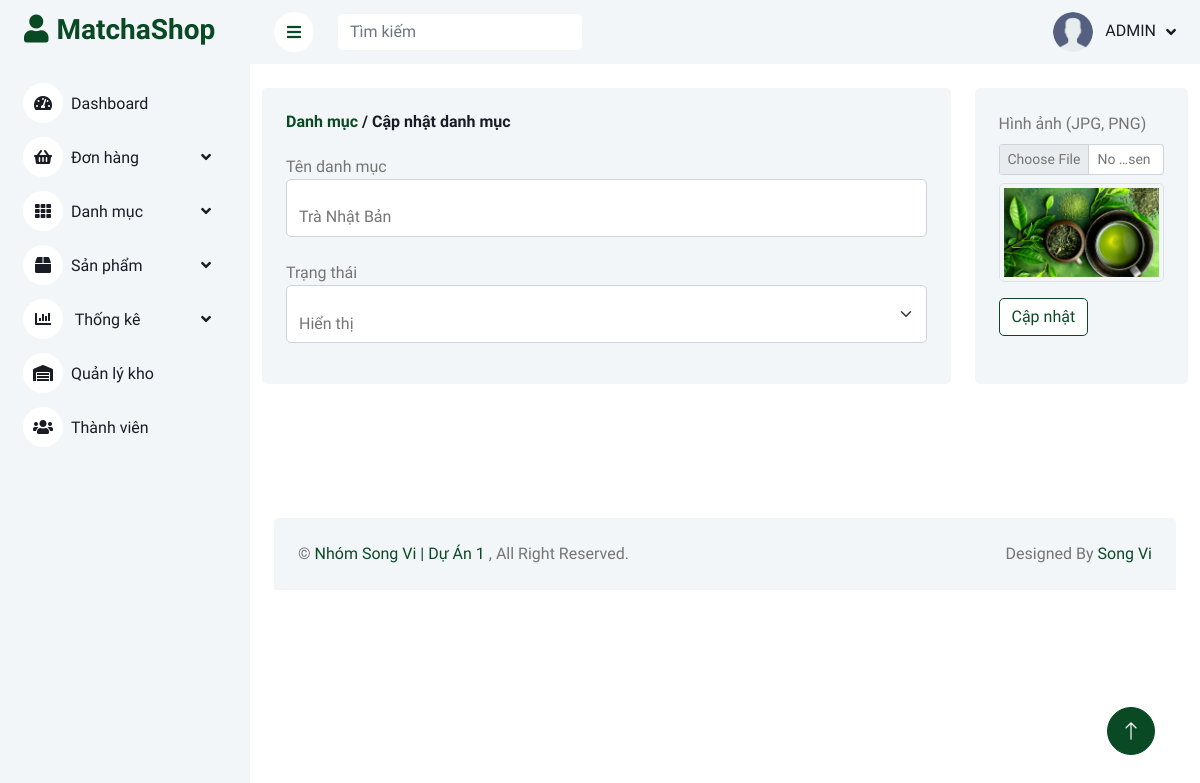
The page /admin/danh-muc/index.php?quanli=cap-nhat-danh-muc&id=2 (signed in) on the database its author committed.
### tables this page shows
CREATE TABLE `categories` (
  `category_id` int(11) NOT NULL,
  `name` varchar(255) NOT NULL,
  `image` varchar(255) NOT NULL,
  `status` tinyint(1) NOT NULL DEFAULT 1
);

### admin/models_admin/pdo_library.php (called while the page is built, shortened)
<?php
function pdo_query_one($sql){
    $sql_args = array_slice(func_get_args(), 1);
    try{
        $conn = pdo_get_connection();
        $stmt = $conn->prepare($sql);
        $stmt->execute($sql_args);
        $row = $stmt->fetch(PDO::FETCH_ASSOC);
        return $row;
    }
    catch(PDOException $e){
        throw $e;
    }
    finally{
        unset($conn);
    }
}
?>

### admin/models_admin/CategoryModel.php (called while the page is built, shortened)
<?php
    class CategoryModel {
        public function select_category_by_id($category_id) {
            $sql = "SELECT * FROM categories WHERE category_id = ?";
            return pdo_query_one($sql, $category_id);
        }
    }
?>

### admin/danh-muc/edit.php (the view, shortened to what this page needs)
<?php
if(isset($_GET['id']) && $_GET['id'] > 0) {
    $category_id = $_GET['id'];
    $category_one = $CategoryModel->select_category_by_id($category_id);
    extract($category_one);
}else {
    header("Location: index.php?quanli=danh-sach-danh-muc");
}
?>
<div class="container-fluid pt-4" style="margin-bottom: 110px;">
    <form class="row g-4" action="" method="post" enctype="multipart/form-data">
        <div class="col-sm-12 col-xl-9">
            <div class="bg-light rounded h-100 p-4">
                <h6 class="mb-4">
                    <a href="index.php?quanli=danh-sach-danh-muc" class="link-not-hover">Danh mục</a>
                    / Cập nhật danh mục
                </h6>
                <label for="floatingInput">Tên danh mục</label>
                <div class="form-floating mb-4">
                    <input name="name" type="text" value="<?=$name?>" class="form-control" id="floatingInput">
                </div>
                <label for="floatingSelect">Trạng thái</label>
                <div class="form-floating mb-3">
                    <select name="status" class="form-select" id="floatingSelect">
                        <?php if($status == 1) {?>
                            <option selected value="1">Hiển thị</option>
                        <?php
                        } else{
                        ?>
                            <option value="1">Hiển thị</option>
                            <option selected value="0">Tạm ẩn</option>
                        <?php }?>
                    </select>
                </div>
            </div>
        </div>
        <div class="col-sm-12 col-xl-3">
            <div class="bg-light rounded h-100 p-4">
                <div class="mb-3">
                    <label for="formFileSm" class="form-label">Hình ảnh (JPG, PNG)</label> <br>
                    <input style="background-color: #fff" name="image" class="form-control form-control-sm"
                        id="formFileSm" type="file">
                    <div class="my-2">
                        <img src="../upload/<?=$image?>" width="100%" class="img-thumbnail" alt="">
                    </div>
                </div>
                <h6 class="mb-4">
                    <input type="submit" name="update_category" value="Cập nhật" class="btn btn-custom">
                </h6>
            </div>
        </div>
    </form>
</div>

### admin/public_admin/css/style.css (style rules this page uses)
:root { --primary: #094A25; --light: #F3F6F9; --dark: #191C24; }
.btn { transition: .5s; }

### admin/public_admin/css/custom.css (style rules this page uses)
.link-not-hover { color: #094A25; }
.btn-custom { color: #094A25; background-color: white; border-color: #094A25; }

### rows shown on the page
categories: name "Trà Nhật Bản", status "Hiển thị", image (picture)
